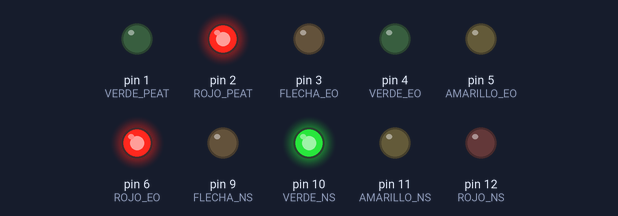
The sketch below on a simulated Arduino Uno, built with avr-gcc and run on an emulated ATmega328P. On the bench: output pins drawn as LEDs (lit = HIGH).

Above: at 0.1 s.
At 5.1 s:
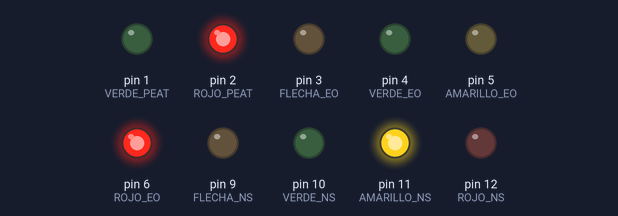
At 11.1 s:
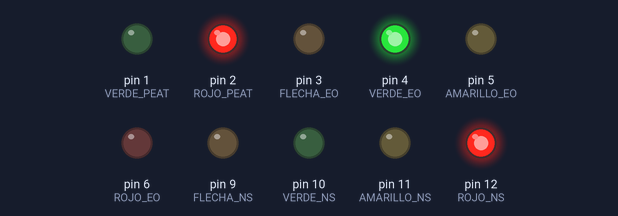
At 18.1 s:
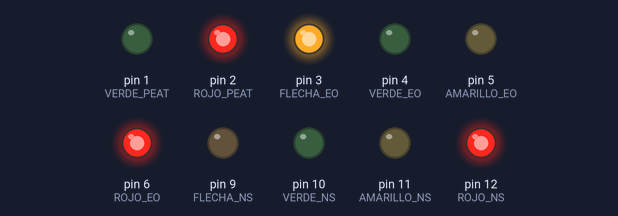
At 22.1 s:
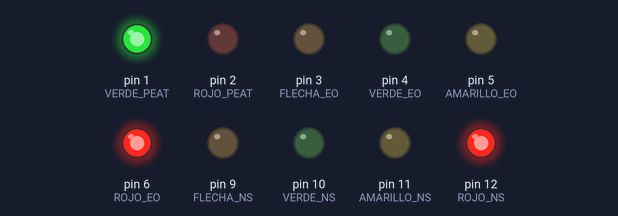
At 36.1 s:
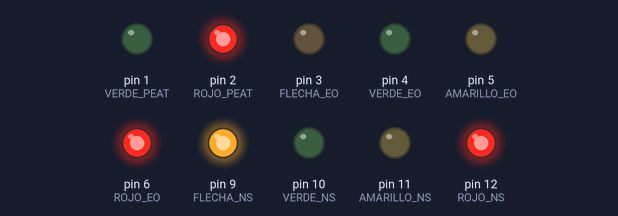
Timing chart, 0 to 37.6 s (numbered marks = the images above):
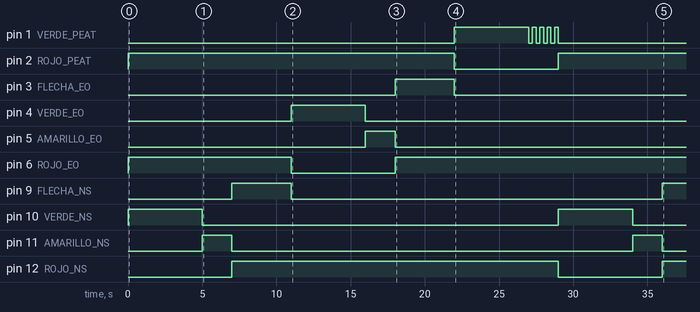

Measured:
- by itself, pin 1 (VERDE_PEAT): LOW → HIGH at 22.0 s, → LOW 5.0 s later, → HIGH 0.25 s later, → LOW 0.25 s later, … (10 changes in this stretch)
- by itself, pin 2 (ROJO_PEAT): LOW → HIGH at 0.00 s, → LOW 22.0 s later, → HIGH 7.0 s later
- by itself, pin 3 (FLECHA_EO): LOW → HIGH at 18.0 s, → LOW 4.0 s later
- by itself, pin 4 (VERDE_EO): LOW → HIGH at 11.0 s, → LOW 5.0 s later
- by itself, pin 5 (AMARILLO_EO): LOW → HIGH at 16.0 s, → LOW 2.0 s later
- by itself, pin 6 (ROJO_EO): LOW → HIGH at 0.00 s, → LOW 11.0 s later, → HIGH 7.0 s later
- by itself, pin 9 (FLECHA_NS): LOW → HIGH at 7.0 s, → LOW 4.0 s later, → HIGH 25.0 s later
- by itself, pin 10 (VERDE_NS): alternates HIGH for 5.0 s and LOW for 24.0 s

The sketch:

Codigo.ino
```cpp
// --- Eje Norte - Sur (Vías NE - SO) ---
const int ROJO_NS     = 12; // Columna 2  (Pin 12)
const int AMARILLO_NS = 11; // Columna 4  (Pin 11)
const int VERDE_NS    = 10; // Columna 6  (Pin 10)
const int FLECHA_NS   = 9;  // Columna 8  (Pin 9)

// --- Eje Este - Oeste ---
const int ROJO_EO     = 6;  // Columna 12 (Pin 6)
const int AMARILLO_EO = 5;  // Columna 14 (Pin 5)
const int VERDE_EO    = 4;  // Columna 16 (Pin 4)
const int FLECHA_EO   = 3;  // Columna 18 (Pin 3)

// --- Fase Peatonal General ---
const int ROJO_PEAT   = 2;  // Columna 22 (Pin 2)
const int VERDE_PEAT  = 1;  // Columna 24 (Pin 1 - TX)

// Array con todos los pines para apagados rápidos
const int PINES[] = {1, 2, 3, 4, 5, 6, 9, 10, 11, 12};
const int TOTAL_PINES = 10;
// ======================================================
// VOID SETUP
// ======================================================
void setup() {
  for (int i = 0; i < TOTAL_PINES; i++) {
    pinMode(PINES[i], OUTPUT);
  }
}

// ======================================================
// BUCLE PRINCIPAL (SECUENCIA DE CICLOS)
// ======================================================
void loop() {

  // ----------------------------------------------------
  // FASE 1: Tráfico Fluido Norte-Sur (Recto)
  // ----------------------------------------------------
  apagarTodo();
  digitalWrite(VERDE_NS, HIGH);
  digitalWrite(ROJO_EO, HIGH);
  digitalWrite(ROJO_PEAT, HIGH);
  delay(5000); // 5 segundos en verde

  // Transición a Amarillo
  digitalWrite(VERDE_NS, LOW);
  digitalWrite(AMARILLO_NS, HIGH);
  delay(2000); // 2 segundos en amarillo

  // ----------------------------------------------------
  // FASE 2: Giro Protegido Norte-Sur (Flecha)
  // ----------------------------------------------------
  apagarTodo();
  digitalWrite(ROJO_NS, HIGH);
  digitalWrite(FLECHA_NS, HIGH);
  digitalWrite(ROJO_EO, HIGH);
  digitalWrite(ROJO_PEAT, HIGH);
  delay(4000); // 4 segundos giro libre
// ----------------------------------------------------
  // FASE 3: Tráfico Fluido Este-Oeste (Recto)
  // ----------------------------------------------------
  apagarTodo();
  digitalWrite(ROJO_NS, HIGH);
  digitalWrite(VERDE_EO, HIGH);
  digitalWrite(ROJO_PEAT, HIGH);
  delay(5000); // 5 segundos en verde

  // Transición a Amarillo
  digitalWrite(VERDE_EO, LOW);
  digitalWrite(AMARILLO_EO, HIGH);
  delay(2000); // 2 segundos en amarillo

  // ----------------------------------------------------
  // FASE 4: Giro Protegido Este-Oeste (Flecha)
  // ----------------------------------------------------
  apagarTodo();
  digitalWrite(ROJO_NS, HIGH);
  digitalWrite(ROJO_EO, HIGH);
  digitalWrite(FLECHA_EO, HIGH);
  digitalWrite(ROJO_PEAT, HIGH);
  delay(4000); // 4 segundos giro libre
 // ----------------------------------------------------
  // FASE 5: Cruce Peatonal Exclusivo
  // ----------------------------------------------------
  apagarTodo();
  digitalWrite(ROJO_NS, HIGH);
  digitalWrite(ROJO_EO, HIGH);
  digitalWrite(VERDE_PEAT, HIGH);
  delay(5000); // 5 segundos paso peatonal

  // Advertencia de fin de paso peatonal (Parpadeo)
  for (int i = 0; i < 4; i++) {
    digitalWrite(VERDE_PEAT, LOW);
    delay(250);
    digitalWrite(VERDE_PEAT, HIGH);
    delay(250);
  }
}

// ======================================================
// FUNCIÓN AUXILIAR PARA LIMPIAR PINES
// ======================================================
void apagarTodo() {
  for (int i = 0; i < TOTAL_PINES; i++) {
    digitalWrite(PINES[i], LOW);
  }
}
```
